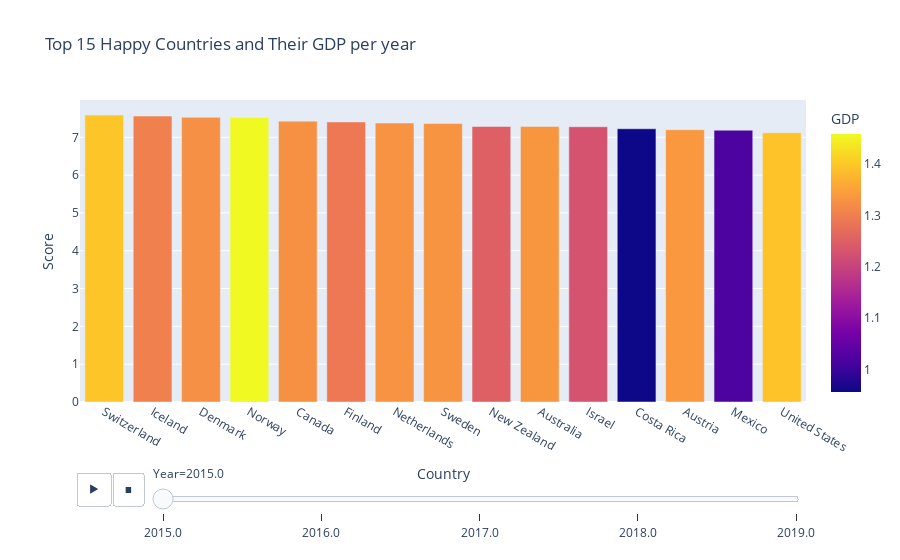

Notebook cell for this chart:
### Code cell
# Creating data frames to plot top happy countries over the years
top_happy_countries_2015 = data2015.sort_values('Score', 
                                                ascending=False).head(n=15)

top_happy_countries_2016 = data2016.sort_values('Score', 
                                                ascending=False).head(n=15)

top_happy_countries_2017 = data2017.sort_values('Score', 
                                                ascending=False).head(n=15)

top_happy_countries_2018 = data2018.sort_values('Score', 
                                                ascending=False).head(n=15)

top_happy_countries_2019 = data2019.sort_values('Score', 
                                                ascending=False).head(n=15)

all_happy_countries = pd.concat([top_happy_countries_2015, 
                                 top_happy_countries_2016,
                                 top_happy_countries_2017, 
                                 top_happy_countries_2018,
                                 top_happy_countries_2019], ignore_index=True)

# Visualization of the top happy countries
px.bar(data_frame = all_happy_countries,
       x = 'Country', 
       y = 'Score', 
       animation_frame = 'Year', 
       color = 'GDP',
       title = 'Top 15 Happy Countries and Their GDP per year')

### Figure 1 — Plotly figure (JSON) as saved in the notebook; plotly's stock layout.template omitted (floating-point values rounded to 4 significant figures)
{"data": [{"alignmentgroup": "True", "hovertemplate": "Year=2015.0<br>Country=%{x}<br>Score=%{y}<br>GDP=%{marker.color}<extra></extra>", "legendgroup": "", "marker": {"color": [1.397, 1.302, 1.325, 1.459, 1.326, 1.29, 1.329, 1.332, 1.25, 1.334, 1.229, 0.9558, 1.337, 1.021, 1.395], "coloraxis": "coloraxis"}, "name": "", "offsetgroup": "", "orientation": "v", "showlegend": false, "textposition": "auto", "type": "bar", "x": ["Switzerland", "Iceland", "Denmark", "Norway", "Canada", "Finland", "Netherlands", "Sweden", "New Zealand", "Australia", "Israel", "Costa Rica", "Austria", "Mexico", "United States"], "xaxis": "x", "y": [7.587, 7.561, 7.527, 7.522, 7.427, 7.406, 7.378, 7.364, 7.286, 7.284, 7.278, 7.226, 7.2, 7.187, 7.119], "yaxis": "y"}], "layout": {"barmode": "relative", "coloraxis": {"colorbar": {"title": {"text": "GDP"}}, "colorscale": [[0, "#0d0887"], [0.1111, "#46039f"], [0.2222, "#7201a8"], [0.3333, "#9c179e"], [0.4444, "#bd3786"], [0.5556, "#d8576b"], [0.6667, "#ed7953"], [0.7778, "#fb9f3a"], [0.8889, "#fdca26"], [1, "#f0f921"]]}, "legend": {"tracegroupgap": 0}, "sliders": [{"active": 0, "currentvalue": {"prefix": "Year="}, "len": 0.9, "pad": {"b": 10, "t": 60}, "steps": [{"args": [["2015.0"], {"frame": {"duration": 0, "redraw": true}, "fromcurrent": true, "mode": "immediate", "transition": {"duration": 0, "easing": "linear"}}], "label": "2015.0", "method": "animate"}, {"args": [["2016.0"], {"frame": {"duration": 0, "redraw": true}, "fromcurrent": true, "mode": "immediate", "transition": {"duration": 0, "easing": "linear"}}], "label": "2016.0", "method": "animate"}, {"args": [["2017.0"], {"frame": {"duration": 0, "redraw": true}, "fromcurrent": true, "mode": "immediate", "transition": {"duration": 0, "easing": "linear"}}], "label": "2017.0", "method": "animate"}, {"args": [["2018.0"], {"frame": {"duration": 0, "redraw": true}, "fromcurrent": true, "mode": "immediate", "transition": {"duration": 0, "easing": "linear"}}], "label": "2018.0", "method": "animate"}, {"args": [["2019.0"], {"frame": {"duration": 0, "redraw": true}, "fromcurrent": true, "mode": "immediate", "transition": {"duration": 0, "easing": "linear"}}], "label": "2019.0", "method": "animate"}], "x": 0.1, "xanchor": "left", "y": 0, "yanchor": "top"}], "title": {"text": "Top 15 Happy Countries and Their GDP per year"}, "updatemenus": [{"buttons": [{"args": [null, {"frame": {"duration": 500, "redraw": true}, "fromcurrent": true, "mode": "immediate", "transition": {"duration": 500, "easing": "linear"}}], "label": "&#9654;", "method": "animate"}, {"args": [[null], {"frame": {"duration": 0, "redraw": true}, "fromcurrent": true, "mode": "immediate", "transition": {"duration": 0, "easing": "linear"}}], "label": "&#9724;", "method": "animate"}], "direction": "left", "pad": {"r": 10, "t": 70}, "showactive": false, "type": "buttons", "x": 0.1, "xanchor": "right", "y": 0, "yanchor": "top"}], "xaxis": {"anchor": "y", "domain": [0, 1], "title": {"text": "Country"}}, "yaxis": {"anchor": "x", "domain": [0, 1], "title": {"text": "Score"}}}}
